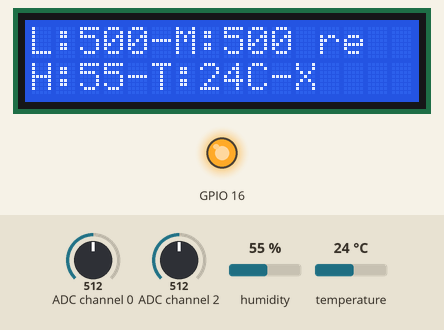
Recording of a program running on a simulated Raspberry Pi (BCM pin numbers) with a Grove Base HAT. Shown: 16×2 character LCD, output pins drawn as LEDs (lit = HIGH). The test bench sets the inputs (shaded band); at power-on: ADC channel 0 = 512, humidity 55 %, ADC channel 2 = 512, temperature 24 °C (analog values on the 0–1023 scale). What the program prints to the terminal is not drawn.

Above: at 5.2 s.
5.3 s: ADC channel 0 set to 34
At 7.8 s:
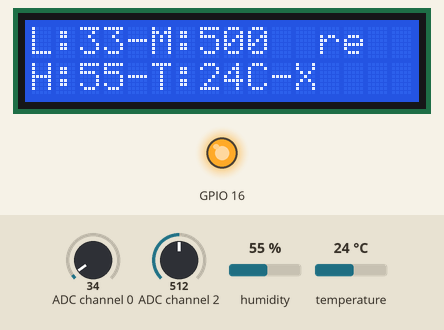
8.2 s: ADC channel 0 set to 28
At 9.3 s:
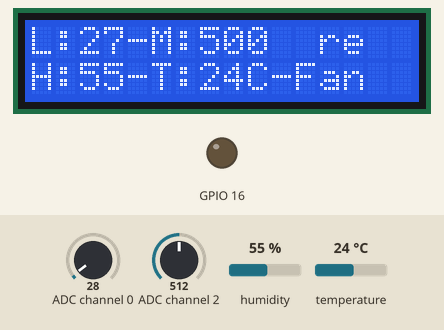
11.1 s: ADC channel 0 set to 306
At 14.5 s:
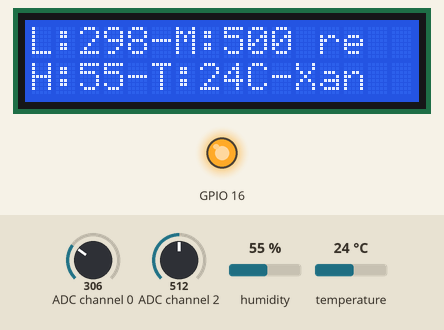
14.8 s: humidity set to 22 %
At 16.1 s:
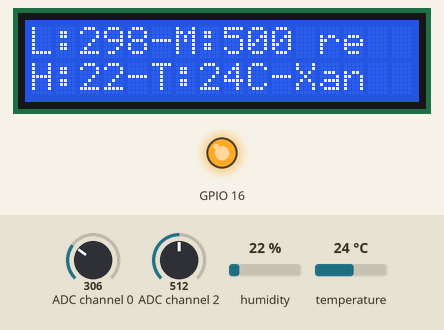
17.7 s: ADC channel 2 set to 716
At 18.7 s:
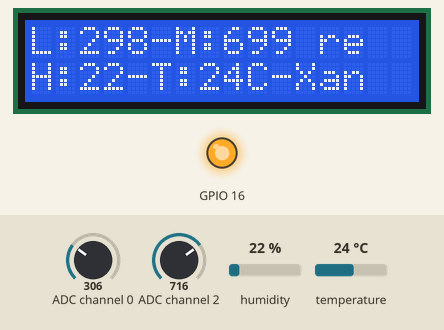
20.6 s: temperature set to 12 °C
At 22.9 s:
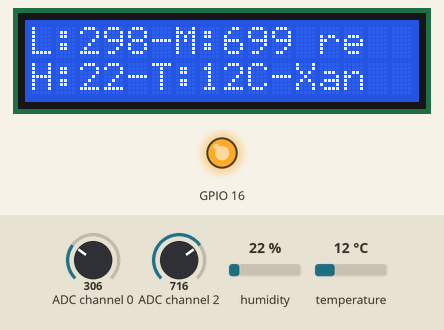
Timing chart, 0 to 24.4 s (numbered marks = the images above; inputs shaded):
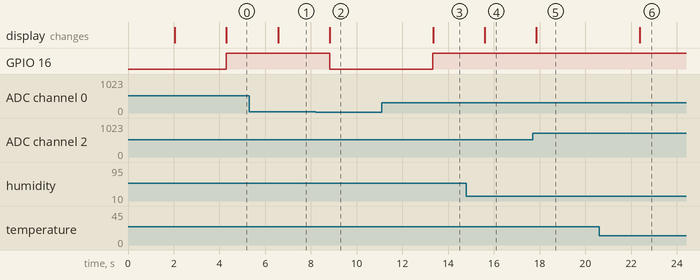

The program:

sense.py
```python
import time

from grove.display.jhd1802 import JHD1802
from seeed_dht import DHT
from grove.grove_light_sensor_v1_2 import GroveLightSensor
from grove.grove_moisture_sensor import GroveMoistureSensor
from grove.grove_relay import GroveRelay


def display_in_lcd(lcd, row, message):
    if len(message) > 16:
        display_message = message[0:15]
    else:
        display_message = message
    lcd.setCursor(row, 0)
    print(display_message)
    lcd.write(display_message)


def main():

    value = "Jarvis Sense"

    # Grove - 16x2 LCD(White on Blue) connected to I2C port
    lcd = JHD1802()

    display_in_lcd(lcd, 0, value)
    time.sleep(2)
    display_in_lcd(lcd, 0, "Light-Moisture")
    display_in_lcd(lcd, 1, "Temp-Humi")
    time.sleep(2)
    # Grove - Light Sensor connected to port A0
    light_sensor = GroveLightSensor(0)

    # Grove - Moisture Sensor connected to port A2
    moisture_sensor = GroveMoistureSensor(2)

    # Grove - Temperature&Humidity Sensor connected to port D5
    climate_sensor = DHT('11', 5)

    # Grove - Relay connected to port D16
    relay = GroveRelay(16)
    relay.off() # It was supposed to be off. Due to mis-wiring it works the other way

    while True:
        light_sensor_output = light_sensor.light
        humi, temp = climate_sensor.read()
        moisture = moisture_sensor.moisture
        turn_on_fan = True if light_sensor_output < 30 else False
        fan_status = " "
        if turn_on_fan:
            relay.off() # Turn of the relay will turn on the Fan
            fan_status = "Fan"
        else:
            relay.on() # Turn off the fan
            fan_status = "X"


        row_one = f"L:{light_sensor_output}-M:{moisture} "
        row_two = f"H:{humi}-T:{temp}C-{fan_status}"
        display_in_lcd(lcd, 0, row_one)
        display_in_lcd(lcd, 1, row_two)
        time.sleep(2)

if __name__ == '__main__':
    main()
```

Measured:
- the behaviour switches between 31 and 30 on ADC channel 0 (found by bisection; images 1 and 2)
- after the input at 5.3 s, the display: changes after 1.3 s (image 1)
- after the input at 8.2 s, GPIO 16: HIGH → LOW after 0.61 s; the display: changes after 0.62 s (image 2)
- after the input at 11.1 s, GPIO 16: LOW → HIGH after 2.2 s; the display: changes after 2.2 s (image 3)
- after the input at 14.8 s, the display: changes after 0.80 s (image 4)
- after the input at 17.7 s, the display: changes after 0.16 s (image 5)
- after the input at 20.6 s, the display: changes after 1.8 s (image 6)
